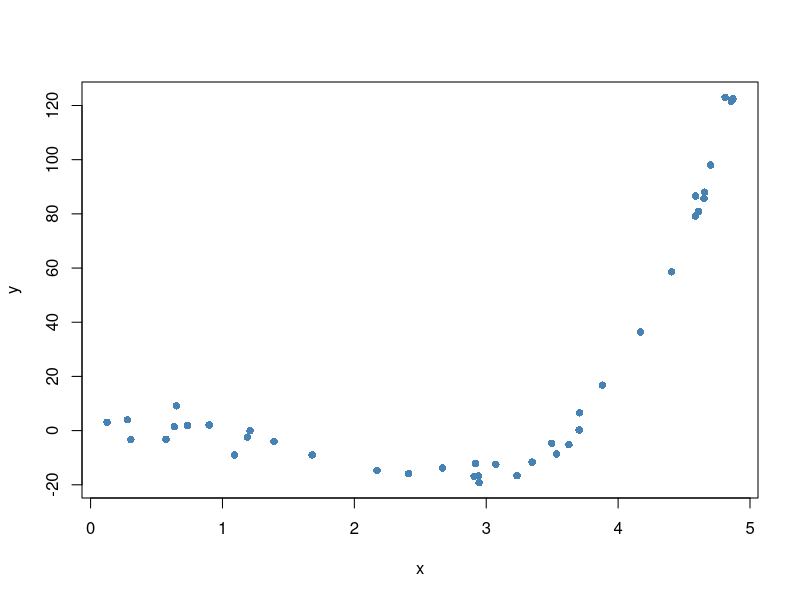
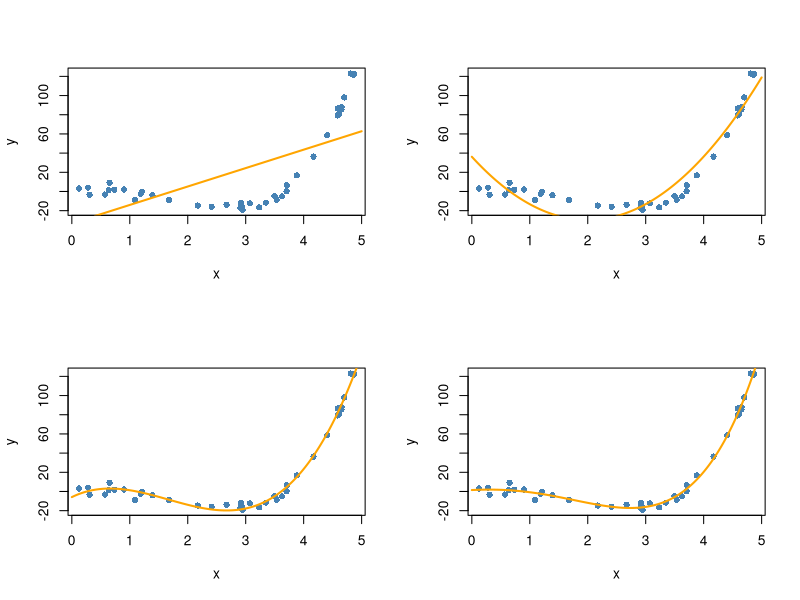
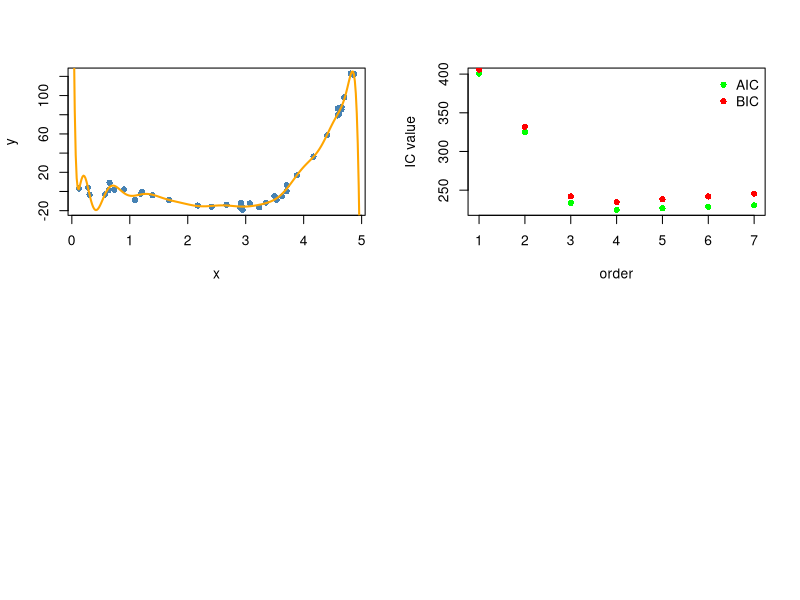

Recreate these plots in R, in order.
## ---- chunk 1
#pga <- read.csv("http:")
## ---- chunk 2
betas <- c(0, 1, 1, -4, 1)
sigma <- 5
n <- 40
set.seed(110)
x <- runif(n, 0, 5)
EyGx <- betas[1] + betas[2]*x + betas[3]*x^2 + betas[4]*x^3 + betas[5]*x^4
y <- EyGx + rnorm(n, 0, sigma)
plot(y ~ x, pch = 16, col = "steelblue")
## ---- chunk 3
m1 <- lm(y ~ x)
m2 <- lm(y ~ x + I(x^2))
m3 <- lm(y ~ x + I(x^2) + I(x^3))
m4 <- lm(y ~ x + I(x^2) + I(x^3) + I(x^4))
## ---- chunk 4
# plotting function
plot_m <- function(x, y, m) {
  plot(y ~ x, pch = 16, col = "steelblue")
  x_range <- par("xaxp")[1:2]
  xx <- seq(x_range[1], x_range[2], length.out = 300)
  yy <- predict(m, newdata = data.frame("x" = xx))
  lines(xx, yy, lwd = 2, col = "orange")
}
## ---- chunk 5
par(mfrow = c(2, 2))
plot_m(x, y, m1)
plot_m(x, y, m2)
plot_m(x, y, m3)
plot_m(x, y, m4)
## ---- chunk 6
L1 <- prod(dnorm(m1$res, mean = 0, sd = summary(m1)$sigma))
## ---- chunk 7
L1 <- prod(dnorm(m1$res, mean = 0, sd = summary(m1)$sigma))
L2 <- prod(dnorm(m2$res, mean = 0, sd = summary(m2)$sigma))
L3 <- prod(dnorm(m3$res, mean = 0, sd = summary(m3)$sigma))
L4 <- prod(dnorm(m4$res, mean = 0, sd = summary(m4)$sigma))
c(L1, L2, L3, L4)
## ---- chunk 8
mBEST <- lm(y ~ poly(x, 20))
plot_m(x, y, mBEST)
## ---- chunk 9
mBEST <- lm(y ~ poly(x, 20))
LBEST <- prod(dnorm(mBEST$res, mean = 0, sd = summary(mBEST)$sigma))
c(L1, L2, L3, L4, LBEST)
## ---- chunk 10
m5 <- lm(y ~ x + I(x^2) + I(x^3) + I(x^4) + I(x^5))
m6 <- lm(y ~ x + I(x^2) + I(x^3) + I(x^4) + I(x^5) + I(x^6))
m7 <- lm(y ~ x + I(x^2) + I(x^3) + I(x^4) + I(x^5) + I(x^6) + I(x^7))
AICs <- c(AIC(m1), AIC(m2), AIC(m3), AIC(m4), AIC(m5), AIC(m6), AIC(m7))
BICs <- c(BIC(m1), BIC(m2), BIC(m3), BIC(m4), BIC(m5), BIC(m6), BIC(m7))
plot(1:7, AICs, col = "green", pch = 16, ylab = "IC value", xlab = "order")
points(1:7, BICs, col = "red", pch = 16)
legend("topright", legend = c("AIC", "BIC"), col = c("green", "red"), pch = 16, bty = "n")
